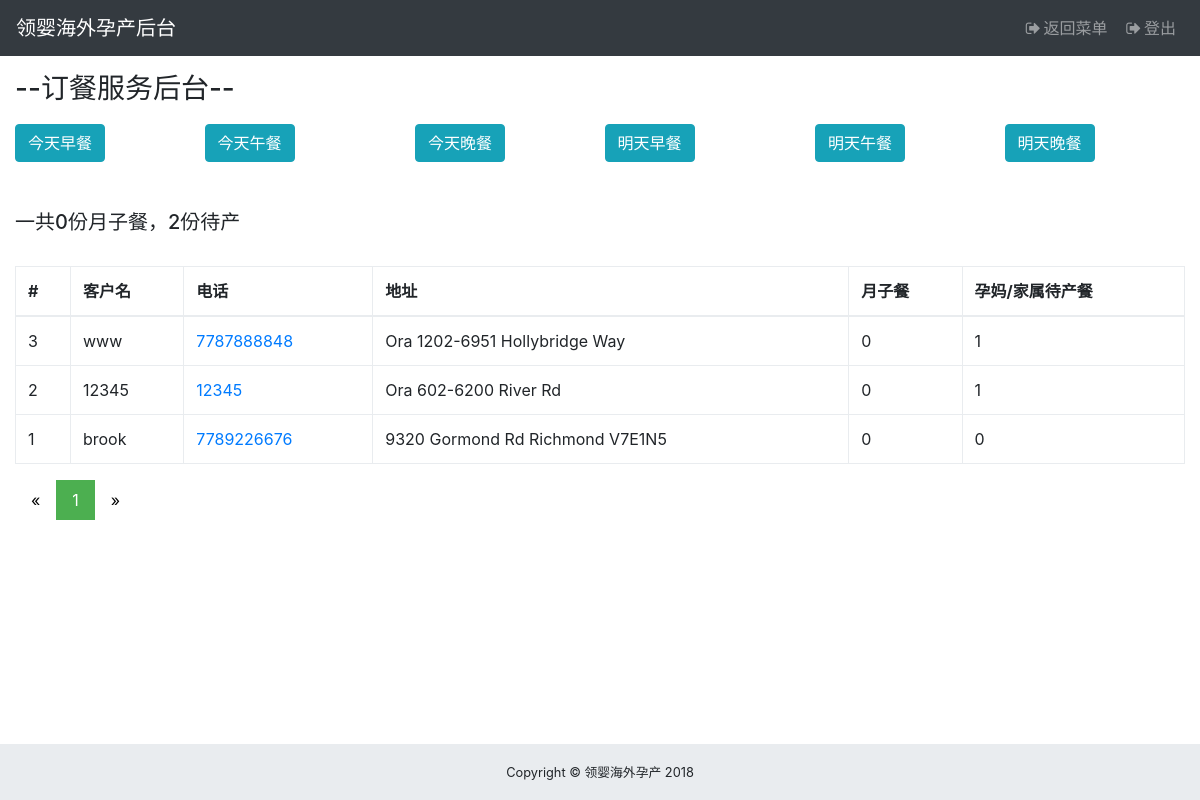
The app's page /admin/admin_food.php?pageType=summary (signed in), older data.
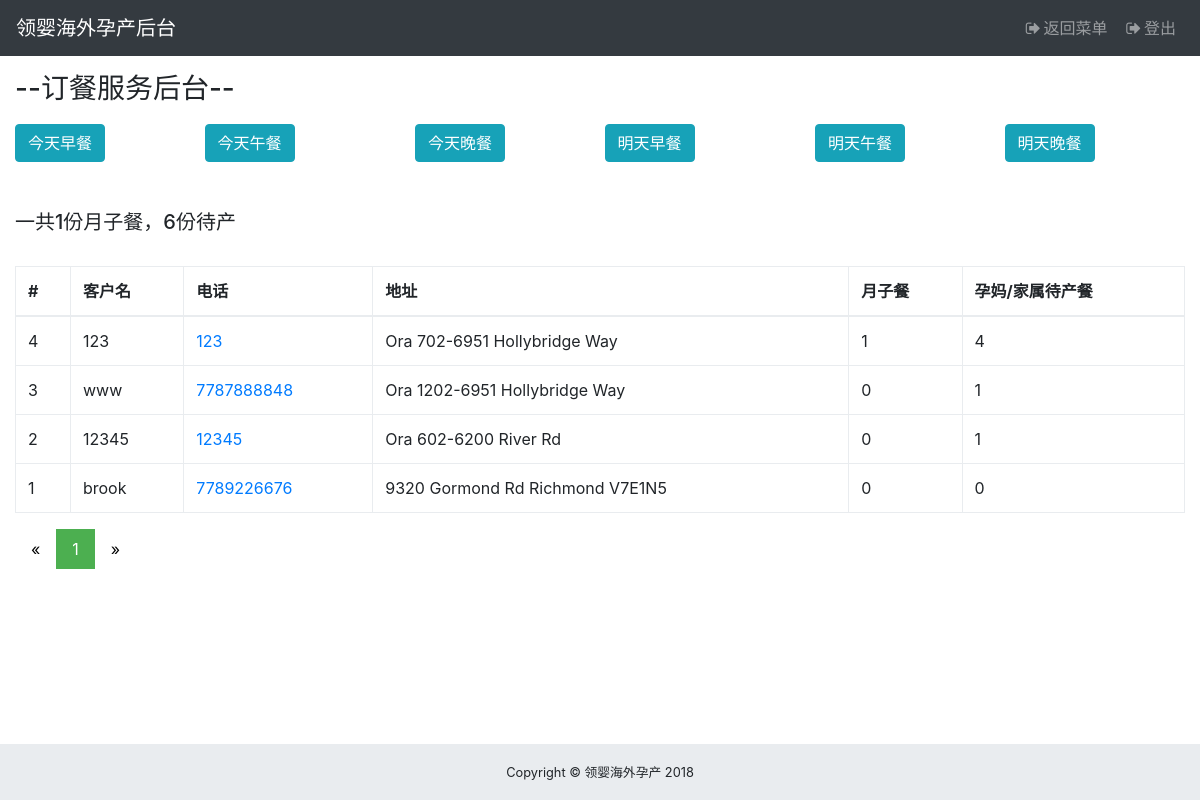
The same page, newer data.
### tables this page shows
CREATE TABLE `users` (
  `uid` int(5) NOT NULL,
  `username` varchar(10) NOT NULL,
  `phone` bigint(50) NOT NULL,
  `email` varchar(50) NOT NULL,
  `password` varchar(100) NOT NULL,
  `weChat` varchar(50) NOT NULL,
  `timeDeliver` varchar(50) NOT NULL,
  `create_time` date NOT NULL,
  `role` varchar(10) DEFAULT NULL,
  `salt` varchar(6) NOT NULL,
  `address` varchar(100) DEFAULT NULL,
  `flight` int(5) DEFAULT '1',
  `flightTotal` int(10) DEFAULT '0',
  `special_medical` int(5) DEFAULT '0',
  `special_medicalTotal` int(10) DEFAULT '0',
  `pickup` int(5) DEFAULT NULL,
  `pickupTotal` int(20) DEFAULT NULL,
  `medicals` int(5) DEFAULT NULL,
  `medicalsTotal` int(20) DEFAULT NULL,
  `isActive` int(2) DEFAULT NULL
);

### admin/model/admin.food.php (the view, shortened to what this page needs)
<?php if(!defined('In_System')) exit("Access Denied");
Class Food{
    public $time = "";
    public function foodSummaryListing(){
        $query1="SELECT users.uid,users.username,users.phone,food_service.serviceType,food_service.num_ppl,users.address FROM food_service INNER JOIN users ON users.salt=food_service.user WHERE food_service.display='1' GROUP BY users.uid order by food_service.sid desc";
        $query2="SELECT users.uid,food_service.serviceType,users.address,food_service.num_ppl FROM food_service INNER JOIN users ON users.salt=food_service.user WHERE food_service.display='1'";
        $this->time = "";
        $type1Pregnant = "select count(*) from food_service WHERE food_service.serviceType='孕妈月子餐' and food_service.display='1'";
        $type2Pregnant = "select count(*) from food_service WHERE food_service.serviceType='孕妈待产餐' and food_service.display='1'";
        $type2Family = "select sum(num_ppl) from food_service WHERE food_service.serviceType='待产餐' and food_service.display='1'";
        $totalQuerys = [$type1Pregnant, $type2Pregnant, $type2Family];
        $this->showResult($query1,$query2, $totalQuerys);
    }
    public function showResult($query1,$query2,$totalQuery) {
        $tableString ="<br/>
        <div class=\"table-responsive\">
        <table class=\"table table-bordered\">
        <thead>
        <tr>
            <th>#</th>
            <th>客户名</th>
            <th>电话</th>
            <th>地址</th>
            <th>月子餐</th>
            <th>孕妈/家属待产餐</th>
        </tr>
        </thead>
        <tbody>
        ";
        global $mysqli;
        $limit      = ( isset( $_GET['limit'] ) ) ? $_GET['limit'] : 10;
        $page       = ( isset( $_GET['page'] ) ) ? $_GET['page'] : 1;
        $links      = ( isset( $_GET['links'] ) ) ? $_GET['links'] : 3;
        $Paginator  = new Paginator( $mysqli, $query1 );
        $result    = $Paginator->getData( $limit, $page);
        $rs0 = $mysqli->query( $totalQuery[0] )->fetch_assoc();
        $rs1 = $mysqli->query( $totalQuery[1] )->fetch_assoc();
        $rs2 = $mysqli->query( $totalQuery[2] )->fetch_assoc();
        $type1Total=$rs0['count(*)'];
        $type2Total=$rs1['count(*)'] + $rs2['sum(num_ppl)'];
        if(sizeof($result->data) > 0){
            foreach($result->data as $Summary){
                $type1 = 0;
                $type2 = 0;
                $result2 = mysqli_fetch_all($mysqli->query($query2), MYSQLI_ASSOC);
                foreach($result2 as $history){
                   if ($history["uid"] == $Summary["uid"]) {
                        if ($history['serviceType'] == "孕妈月子餐"){
                            $type1 ++;
                        } elseif ($history['serviceType'] == "孕妈待产餐") {
                            $type2 ++;
                        } elseif ($history['serviceType'] == "待产餐") {
                            if ($history['num_ppl'] != null) {
                                $type2 += $history['num_ppl'];
                            }
                        }
                   }
                }
                $row = "
                    <tr>
                        <td>".$Summary['uid']."</td>
                        <td>".$Summary['username']."</td>
                        <td><a href=\"tel:".$Summary['phone']."\">".$Summary['phone']."</a></td>
                        <td>".$Summary['address']."</td>
                        <td>".$type1."</td>
                        <td>".$type2."</td>
                    </tr>
            ";
            $tableString=$tableString.$row;
            }
            $tableString=$tableString.
            "</tbody>
            </table>
            </div>";
             echo sprintf( "<br/><h5>%s一共%d份月子餐，%d份待产</h5>",$this->time, $type1Total,$type2Total);
		}else{
            $tableString=$tableString."</table></div>";
        }
        echo $tableString;
        $pageType = $_GET['pageType'];
        if (!isset($pageType)) {
            printf("undefined pageType");
            exit();
        }
        else{
            echo $Paginator->createLinks( $pageType,$links, 'pagination pagination-sm' );
        }
    }
}?>

Row changes from the older to the newer data that the page shows:
added users: uid "4", username "123", phone "123", address "Ora 702-6951 Hollybridge Way"
Text that changed along with them:
$type1Total: "0" → "1"
$type2Total: "2" → "6"
$type1: "0 0 0" → "1 0 0 0"
$type2: "1 1 0" → "4 1 1 0"
